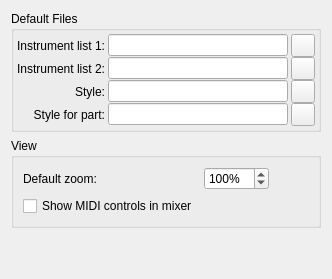
     <widget class="QWidget" name="tabScore">
      <property name="accessibleName">
       <string>Score tab</string>
      </property>
      <attribute name="title">
       <string>Score</string>
      </attribute>
      <layout class="QGridLayout" name="gridLayout61">
       <item row="1" column="0">
        <widget class="QGroupBox" name="groupBox_19">
         <property name="title">
          <string>View</string>
         </property>
         <layout class="QGridLayout" name="gridLayout_7">
          <item row="0" column="1">
           <widget class="QDoubleSpinBox" name="scale">
            <property name="toolTip">
             <string>Default scale for new score views</string>
            </property>
            <property name="accessibleName">
             <string>Default zoom</string>
            </property>
            <property name="accessibleDescription">
             <string>Default scale for new score views</string>
            </property>
            <property name="suffix">
             <string notr="true">%</string>
            </property>
            <property name="decimals">
             <number>0</number>
            </property>
            <property name="minimum">
             <double>5.000000000000000</double>
            </property>
            <property name="maximum">
             <double>1600.000000000000000</double>
            </property>
            <property name="singleStep">
             <double>20.000000000000000</double>
            </property>
            <property name="value">
             <double>100.000000000000000</double>
            </property>
           </widget>
          </item>
          <item row="0" column="0">
           <widget class="QLabel" name="label_48">
            <property name="text">
             <string>Default zoom:</string>
            </property>
           </widget>
          </item>
          <item row="0" column="2">
           <spacer name="horizontalSpacer_17">
            <property name="orientation">
             <enum>Qt::Horizontal</enum>
            </property>
            <property name="sizeHint" stdset="0">
             <size>
              <width>40</width>
              <height>20</height>
             </size>
            </property>
           </spacer>
          </item>
          <item row="1" column="0">
           <widget class="QCheckBox" name="showMidiControls">
            <property name="text">
             <string>Show MIDI controls in mixer</string>
            </property>
           </widget>
          </item>
         </layout>
        </widget>
       </item>
       <item row="0" column="0">
        <widget class="QGroupBox" name="groupBox_39">
         <property name="title">
          <string>Default Files</string>
         </property>
         <layout class="QGridLayout" name="_23">
          <property name="leftMargin">
           <number>3</number>
          </property>
          <property name="topMargin">
           <number>3</number>
          </property>
          <property name="rightMargin">
           <number>3</number>
          </property>
          <property name="bottomMargin">
           <number>3</number>
          </property>
          <property name="horizontalSpacing">
           <number>3</number>
          </property>
          <property name="verticalSpacing">
           <number>0</number>
          </property>
          <item row="1" column="0">
           <widget class="QLabel" name="label_90">
            <property name="text">
             <string>Instrument list 2:</string>
            </property>
            <property name="alignment">
             <set>Qt::AlignRight|Qt::AlignTrailing|Qt::AlignVCenter</set>
            </property>
           </widget>
          </item>
          <item row="0" column="2">
           <widget class="QToolButton" name="instrumentList1Button">
            <property name="focusPolicy">
             <enum>Qt::StrongFocus</enum>
            </property>
            <property name="accessibleName">
             <string>Choose Instrument list 1</string>
            </property>
            <property name="accessibleDescription">
             <string>Opens a file dialog for selecting an instrument list file</string>
            </property>
            <property name="text">
             <string/>
            </property>
            <property name="icon">
             <iconset resource="musescore.qrc">
              <normaloff>:/data/icons/document-open.svg</normaloff>:/data/icons/document-open.svg</iconset>
            </property>
           </widget>
          </item>
          <item row="0" column="0">
           <widget class="QLabel" name="label_85">
            <property name="text">
             <string>Instrument list 1:</string>
            </property>
            <property name="alignment">
             <set>Qt::AlignRight|Qt::AlignTrailing|Qt::AlignVCenter</set>
            </property>
           </widget>
          </item>
          <item row="0" column="1">
           <widget class="QLineEdit" name="instrumentList1">
            <property name="accessibleName">
             <string>Instrument list 1</string>
            </property>
            <property name="accessibleDescription">
             <string>Insert path to a instrument list file</string>
            </property>
           </widget>
          </item>
          <item row="2" column="0">
           <widget class="QLabel" name="label_87">
            <property name="text">
             <string>Style:</string>
            </property>
            <property name="alignment">
             <set>Qt::AlignRight|Qt::AlignTrailing|Qt::AlignVCenter</set>
            </property>
           </widget>
          </item>
          <item row="2" column="1">
           <widget class="QLineEdit" name="defaultStyle">
            <property name="accessibleName">
             <string>Style</string>
            </property>
            <property name="accessibleDescription">
             <string>Insert path to style file</string>
            </property>
           </widget>
          </item>
          <item row="2" column="2">
           <widget class="QToolButton" name="defaultStyleButton">
            <property name="focusPolicy">
             <enum>Qt::StrongFocus</enum>
            </property>
            <property name="accessibleName">
             <string>Choose style</string>
            </property>
            <property name="accessibleDescription">
             <string>Opens a file dialog for selecting a style file</string>
            </property>
            <property name="text">
             <string notr="true"/>
            </property>
            <property name="icon">
             <iconset resource="musescore.qrc">
              <normaloff>:/data/icons/document-open.svg</normaloff>:/data/icons/document-open.svg</iconset>
            </property>
           </widget>
          </item>
          <item row="3" column="0">
           <widget class="QLabel" name="label_28">
            <property name="text">
             <string>Style for part:</string>
            </property>
            <property name="alignment">
             <set>Qt::AlignRight|Qt::AlignTrailing|Qt::AlignVCenter</set>
            </property>
           </widget>
          </item>
          <item row="3" column="1">
           <widget class="QLineEdit" name="partStyle">
            <property name="accessibleName">
             <string>Style for part</string>
            </property>
            <property name="accessibleDescription">
             <string>Insert path to style file for part</string>
            </property>
           </widget>
          </item>
          <item row="3" column="2">
           <widget class="QToolButton" name="partStyleButton">
            <property name="focusPolicy">
             <enum>Qt::StrongFocus</enum>
            </property>
            <property name="accessibleName">
             <string>Choose style for part</string>
            </property>
            <property name="accessibleDescription">
             <string>Opens a file dialog for selecting a style file for part</string>
            </property>
            <property name="text">
             <string notr="true"/>
            </property>
            <property name="icon">
             <iconset resource="musescore.qrc">
              <normaloff>:/data/icons/document-open.svg</normaloff>:/data/icons/document-open.svg</iconset>
            </property>
           </widget>
          </item>
          <item row="1" column="1">
           <widget class="QLineEdit" name="instrumentList2">
            <property name="accessibleName">
             <string>Instrument list 2</string>
            </property>
            <property name="accessibleDescription">
             <string>Insert path to a instrument list file</string>
            </property>
           </widget>
          </item>
          <item row="1" column="2">
           <widget class="QToolButton" name="instrumentList2Button">
            <property name="focusPolicy">
             <enum>Qt::StrongFocus</enum>
            </property>
            <property name="accessibleName">
             <string>Choose Instrument list 2</string>
            </property>
            <property name="accessibleDescription">
             <string>Opens a file dialog for selecting an instrument list file</string>
            </property>
            <property name="text">
             <string notr="true"/>
            </property>
            <property name="icon">
             <iconset resource="musescore.qrc">
              <normaloff>:/data/icons/document-open.svg</normaloff>:/data/icons/document-open.svg</iconset>
            </property>
           </widget>
          </item>
         </layout>
        </widget>
       </item>
       <item row="3" column="0">
        <spacer name="verticalSpacer_7">
         <property name="orientation">
          <enum>Qt::Vertical</enum>
         </property>
         <property name="sizeHint" stdset="0">
          <size>
           <width>20</width>
           <height>40</height>
          </size>
         </property>
        </spacer>
       </item>
      </layout>
     </widget>
